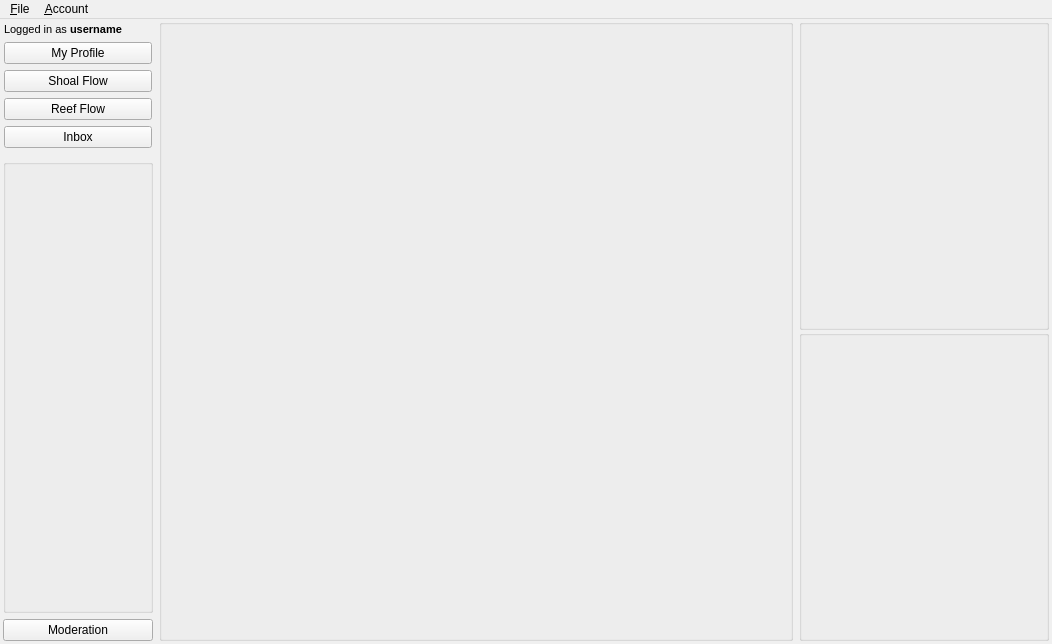
<?xml version="1.0" encoding="UTF-8"?>
<ui version="4.0">
 <class>Tidepool</class>
 <widget class="QMainWindow" name="Tidepool">
  <property name="enabled">
   <bool>true</bool>
  </property>
  <property name="geometry">
   <rect>
    <x>0</x>
    <y>0</y>
    <width>1052</width>
    <height>644</height>
   </rect>
  </property>
  <property name="palette">
   <palette>
    <active>
     <colorrole role="WindowText">
      <brush brushstyle="SolidPattern">
       <color alpha="255">
        <red>0</red>
        <green>0</green>
        <blue>0</blue>
       </color>
      </brush>
     </colorrole>
     <colorrole role="Button">
      <brush brushstyle="SolidPattern">
       <color alpha="255">
        <red>202</red>
        <green>202</green>
        <blue>202</blue>
       </color>
      </brush>
     </colorrole>
     <colorrole role="Light">
      <brush brushstyle="SolidPattern">
       <color alpha="255">
        <red>255</red>
        <green>255</green>
        <blue>255</blue>
       </color>
      </brush>
     </colorrole>
     <colorrole role="Midlight">
      <brush brushstyle="SolidPattern">
       <color alpha="255">
        <red>228</red>
        <green>228</green>
        <blue>228</blue>
       </color>
      </brush>
     </colorrole>
     <colorrole role="Dark">
      <brush brushstyle="SolidPattern">
       <color alpha="255">
        <red>101</red>
        <green>101</green>
        <blue>101</blue>
       </color>
      </brush>
     </colorrole>
     <colorrole role="Mid">
      <brush brushstyle="SolidPattern">
       <color alpha="255">
        <red>135</red>
        <green>135</green>
        <blue>135</blue>
       </color>
      </brush>
     </colorrole>
     <colorrole role="Text">
      <brush brushstyle="SolidPattern">
       <color alpha="255">
        <red>0</red>
        <green>0</green>
        <blue>0</blue>
       </color>
      </brush>
     </colorrole>
     <colorrole role="BrightText">
      <brush brushstyle="SolidPattern">
       <color alpha="255">
        <red>255</red>
        <green>255</green>
        <blue>255</blue>
       </color>
      </brush>
     </colorrole>
     <colorrole role="ButtonText">
      <brush brushstyle="SolidPattern">
       <color alpha="255">
        <red>0</red>
        <green>0</green>
        <blue>0</blue>
       </color>
      </brush>
     </colorrole>
     <colorrole role="Base">
      <brush brushstyle="SolidPattern">
       <color alpha="255">
        <red>255</red>
        <green>255</green>
        <blue>255</blue>
       </color>
      </brush>
     </colorrole>
     <colorrole role="Window">
      <brush brushstyle="SolidPattern">
       <color alpha="255">
        <red>202</red>
        <green>202</green>
        <blue>202</blue>
       </color>
      </brush>
     </colorrole>
     <colorrole role="Shadow">
      <brush brushstyle="SolidPattern">
       <color alpha="255">
        <red>0</red>
        <green>0</green>
        <blue>0</blue>
       </color>
      </brush>
     </colorrole>
     <colorrole role="AlternateBase">
      <brush brushstyle="SolidPattern">
       <color alpha="255">
        <red>228</red>
        <green>228</green>
        <blue>228</blue>
       </color>
      </brush>
     </colorrole>
     <colorrole role="ToolTipBase">
      <brush brushstyle="SolidPattern">
       <color alpha="255">
        <red>255</red>
        <green>255</green>
        <blue>220</blue>
       </color>
      </brush>
     </colorrole>
     <colorrole role="ToolTipText">
      <brush brushstyle="SolidPattern">
       <color alpha="255">
        <red>0</red>
        <green>0</green>
        <blue>0</blue>
       </color>
      </brush>
     </colorrole>
     <colorrole role="PlaceholderText">
      <brush brushstyle="SolidPattern">
       <color alpha="127">
        <red>0</red>
        <green>0</green>
        <blue>0</blue>
       </color>
      </brush>
     </colorrole>
    </active>
    <inactive>
     <colorrole role="WindowText">
      <brush brushstyle="SolidPattern">
       <color alpha="255">
        <red>0</red>
        <green>0</green>
        <blue>0</blue>
       </color>
      </brush>
     </colorrole>
     <colorrole role="Button">
      <brush brushstyle="SolidPattern">
       <color alpha="255">
        <red>240</red>
        <green>240</green>
        <blue>240</blue>
       </color>
      </brush>
     </colorrole>
     <colorrole role="Light">
      <brush brushstyle="SolidPattern">
       <color alpha="255">
        <red>255</red>
        <green>255</green>
        <blue>255</blue>
       </color>
      </brush>
     </colorrole>
     <colorrole role="Midlight">
      <brush brushstyle="SolidPattern">
       <color alpha="255">
        <red>227</red>
        <green>227</green>
        <blue>227</blue>
       </color>
      </brush>
     </colorrole>
     <colorrole role="Dark">
      <brush brushstyle="SolidPattern">
       <color alpha="255">
        <red>160</red>
        <green>160</green>
        <blue>160</blue>
       </color>
      </brush>
     </colorrole>
     <colorrole role="Mid">
      <brush brushstyle="SolidPattern">
       <color alpha="255">
        <red>160</red>
        <green>160</green>
        <blue>160</blue>
       </color>
      </brush>
     </colorrole>
     <colorrole role="Text">
      <brush brushstyle="SolidPattern">
       <color alpha="255">
        <red>0</red>
        <green>0</green>
        <blue>0</blue>
       </color>
      </brush>
     </colorrole>
     <colorrole role="BrightText">
      <brush brushstyle="SolidPattern">
       <color alpha="255">
        <red>255</red>
        <green>255</green>
        <blue>255</blue>
       </color>
      </brush>
     </colorrole>
     <colorrole role="ButtonText">
      <brush brushstyle="SolidPattern">
       <color alpha="255">
        <red>0</red>
        <green>0</green>
        <blue>0</blue>
       </color>
      </brush>
     </colorrole>
     <colorrole role="Base">
      <brush brushstyle="SolidPattern">
       <color alpha="255">
        <red>255</red>
        <green>255</green>
        <blue>255</blue>
       </color>
      </brush>
     </colorrole>
     <colorrole role="Window">
      <brush brushstyle="SolidPattern">
       <color alpha="255">
        <red>240</red>
        <green>240</green>
        <blue>240</blue>
       </color>
      </brush>
     </colorrole>
     <colorrole role="Shadow">
      <brush brushstyle="SolidPattern">
       <color alpha="255">
        <red>105</red>
        <green>105</green>
        <blue>105</blue>
       </color>
      </brush>
     </colorrole>
     <colorrole role="AlternateBase">
      <brush brushstyle="SolidPattern">
       <color alpha="255">
        <red>245</red>
        <green>245</green>
        <blue>245</blue>
       </color>
      </brush>
     </colorrole>
     <colorrole role="ToolTipBase">
      <brush brushstyle="SolidPattern">
       <color alpha="255">
        <red>255</red>
        <green>255</green>
        <blue>220</blue>
       </color>
      </brush>
     </colorrole>
     <colorrole role="ToolTipText">
      <brush brushstyle="SolidPattern">
       <color alpha="255">
        <red>0</red>
        <green>0</green>
        <blue>0</blue>
       </color>
      </brush>
     </colorrole>
     <colorrole role="PlaceholderText">
      <brush brushstyle="SolidPattern">
       <color alpha="128">
        <red>0</red>
        <green>0</green>
        <blue>0</blue>
       </color>
      </brush>
     </colorrole>
    </inactive>
    <disabled>
     <colorrole role="WindowText">
      <brush brushstyle="SolidPattern">
       <color alpha="255">
        <red>101</red>
        <green>101</green>
        <blue>101</blue>
       </color>
      </brush>
     </colorrole>
     <colorrole role="Button">
      <brush brushstyle="SolidPattern">
       <color alpha="255">
        <red>202</red>
        <green>202</green>
        <blue>202</blue>
       </color>
      </brush>
     </colorrole>
     <colorrole role="Light">
      <brush brushstyle="SolidPattern">
       <color alpha="255">
        <red>255</red>
        <green>255</green>
        <blue>255</blue>
       </color>
      </brush>
     </colorrole>
     <colorrole role="Midlight">
      <brush brushstyle="SolidPattern">
       <color alpha="255">
        <red>228</red>
        <green>228</green>
        <blue>228</blue>
       </color>
      </brush>
     </colorrole>
     <colorrole role="Dark">
      <brush brushstyle="SolidPattern">
       <color alpha="255">
        <red>101</red>
        <green>101</green>
        <blue>101</blue>
       </color>
      </brush>
     </colorrole>
     <colorrole role="Mid">
      <brush brushstyle="SolidPattern">
       <color alpha="255">
        <red>135</red>
        <green>135</green>
        <blue>135</blue>
       </color>
      </brush>
     </colorrole>
     <colorrole role="Text">
      <brush brushstyle="SolidPattern">
       <color alpha="255">
        <red>101</red>
        <green>101</green>
        <blue>101</blue>
       </color>
      </brush>
     </colorrole>
     <colorrole role="BrightText">
      <brush brushstyle="SolidPattern">
       <color alpha="255">
        <red>255</red>
        <green>255</green>
        <blue>255</blue>
       </color>
      </brush>
     </colorrole>
     <colorrole role="ButtonText">
      <brush brushstyle="SolidPattern">
       <color alpha="255">
        <red>101</red>
        <green>101</green>
        <blue>101</blue>
       </color>
      </brush>
     </colorrole>
     <colorrole role="Base">
      <brush brushstyle="SolidPattern">
       <color alpha="255">
        <red>202</red>
        <green>202</green>
        <blue>202</blue>
       </color>
      </brush>
     </colorrole>
     <colorrole role="Window">
      <brush brushstyle="SolidPattern">
       <color alpha="255">
        <red>202</red>
        <green>202</green>
        <blue>202</blue>
       </color>
      </brush>
     </colorrole>
     <colorrole role="Shadow">
      <brush brushstyle="SolidPattern">
       <color alpha="255">
        <red>0</red>
        <green>0</green>
        <blue>0</blue>
       </color>
      </brush>
     </colorrole>
     <colorrole role="AlternateBase">
      <brush brushstyle="SolidPattern">
       <color alpha="255">
        <red>245</red>
        <green>245</green>
        <blue>245</blue>
       </color>
      </brush>
     </colorrole>
     <colorrole role="ToolTipBase">
      <brush brushstyle="SolidPattern">
       <color alpha="255">
        <red>255</red>
        <green>255</green>
        <blue>220</blue>
       </color>
      </brush>
     </colorrole>
     <colorrole role="ToolTipText">
      <brush brushstyle="SolidPattern">
       <color alpha="255">
        <red>0</red>
        <green>0</green>
        <blue>0</blue>
       </color>
      </brush>
     </colorrole>
     <colorrole role="PlaceholderText">
      <brush brushstyle="SolidPattern">
       <color alpha="128">
        <red>0</red>
        <green>0</green>
        <blue>0</blue>
       </color>
      </brush>
     </colorrole>
    </disabled>
   </palette>
  </property>
  <property name="windowTitle">
   <string>Tidepool</string>
  </property>
  <property name="autoFillBackground">
   <bool>true</bool>
  </property>
  <property name="tabShape">
   <enum>QTabWidget::Rounded</enum>
  </property>
  <widget class="QWidget" name="mainColumns">
   <layout class="QHBoxLayout" name="horizontalLayout_2">
    <property name="leftMargin">
     <number>3</number>
    </property>
    <property name="topMargin">
     <number>0</number>
    </property>
    <property name="rightMargin">
     <number>3</number>
    </property>
    <property name="bottomMargin">
     <number>3</number>
    </property>
    <item>
     <widget class="QWidget" name="navList" native="true">
      <property name="enabled">
       <bool>true</bool>
      </property>
      <layout class="QVBoxLayout" name="navListLayout">
       <property name="spacing">
        <number>0</number>
       </property>
       <property name="leftMargin">
        <number>0</number>
       </property>
       <property name="topMargin">
        <number>0</number>
       </property>
       <property name="rightMargin">
        <number>0</number>
       </property>
       <property name="bottomMargin">
        <number>0</number>
       </property>
       <item>
        <widget class="QWidget" name="quickButtons" native="true">
         <property name="sizePolicy">
          <sizepolicy hsizetype="Fixed" vsizetype="Fixed">
           <horstretch>0</horstretch>
           <verstretch>0</verstretch>
          </sizepolicy>
         </property>
         <property name="maximumSize">
          <size>
           <width>200</width>
           <height>16777215</height>
          </size>
         </property>
         <layout class="QVBoxLayout" name="mainPages">
          <property name="sizeConstraint">
           <enum>QLayout::SetDefaultConstraint</enum>
          </property>
          <property name="leftMargin">
           <number>1</number>
          </property>
          <property name="topMargin">
           <number>4</number>
          </property>
          <property name="rightMargin">
           <number>1</number>
          </property>
          <property name="bottomMargin">
           <number>1</number>
          </property>
          <item>
           <layout class="QHBoxLayout" name="loggedInLayout">
            <property name="spacing">
             <number>0</number>
            </property>
            <property name="topMargin">
             <number>0</number>
            </property>
            <item>
             <widget class="QLabel" name="loggedInLabel">
              <property name="sizePolicy">
               <sizepolicy hsizetype="Fixed" vsizetype="Preferred">
                <horstretch>0</horstretch>
                <verstretch>0</verstretch>
               </sizepolicy>
              </property>
              <property name="font">
               <font>
                <pointsize>8</pointsize>
               </font>
              </property>
              <property name="text">
               <string>Logged in as </string>
              </property>
             </widget>
            </item>
            <item>
             <widget class="QLabel" name="loggedInUserLabel">
              <property name="font">
               <font>
                <pointsize>8</pointsize>
                <bold>true</bold>
               </font>
              </property>
              <property name="text">
               <string>username</string>
              </property>
             </widget>
            </item>
           </layout>
          </item>
          <item>
           <widget class="QPushButton" name="profileButton">
            <property name="sizePolicy">
             <sizepolicy hsizetype="Minimum" vsizetype="Maximum">
              <horstretch>0</horstretch>
              <verstretch>0</verstretch>
             </sizepolicy>
            </property>
            <property name="maximumSize">
             <size>
              <width>200</width>
              <height>30</height>
             </size>
            </property>
            <property name="text">
             <string>My Profile</string>
            </property>
            <property name="autoRepeat">
             <bool>false</bool>
            </property>
            <property name="autoDefault">
             <bool>false</bool>
            </property>
           </widget>
          </item>
          <item>
           <widget class="QPushButton" name="shoalFlowButton">
            <property name="sizePolicy">
             <sizepolicy hsizetype="Minimum" vsizetype="Maximum">
              <horstretch>0</horstretch>
              <verstretch>0</verstretch>
             </sizepolicy>
            </property>
            <property name="maximumSize">
             <size>
              <width>200</width>
              <height>30</height>
             </size>
            </property>
            <property name="text">
             <string>Shoal Flow</string>
            </property>
           </widget>
          </item>
          <item>
           <widget class="QPushButton" name="reefFlowButton">
            <property name="sizePolicy">
             <sizepolicy hsizetype="Fixed" vsizetype="Maximum">
              <horstretch>0</horstretch>
              <verstretch>0</verstretch>
             </sizepolicy>
            </property>
            <property name="maximumSize">
             <size>
              <width>200</width>
              <height>30</height>
             </size>
            </property>
            <property name="text">
             <string>Reef Flow</string>
            </property>
           </widget>
          </item>
          <item>
           <widget class="QPushButton" name="inboxButton">
            <property name="text">
             <string>Inbox</string>
            </property>
           </widget>
          </item>
         </layout>
        </widget>
       </item>
       <item>
        <spacer name="horizontalSpacer">
         <property name="orientation">
          <enum>Qt::Horizontal</enum>
         </property>
         <property name="sizeType">
          <enum>QSizePolicy::Fixed</enum>
         </property>
         <property name="sizeHint" stdset="0">
          <size>
           <width>150</width>
           <height>5</height>
          </size>
         </property>
        </spacer>
       </item>
       <item>
        <spacer name="verticalSpacer">
         <property name="orientation">
          <enum>Qt::Vertical</enum>
         </property>
         <property name="sizeType">
          <enum>QSizePolicy::Fixed</enum>
         </property>
         <property name="sizeHint" stdset="0">
          <size>
           <width>20</width>
           <height>5</height>
          </size>
         </property>
        </spacer>
       </item>
       <item>
        <widget class="QGroupBox" name="menuCustom">
         <property name="sizePolicy">
          <sizepolicy hsizetype="Maximum" vsizetype="Expanding">
           <horstretch>0</horstretch>
           <verstretch>0</verstretch>
          </sizepolicy>
         </property>
         <property name="maximumSize">
          <size>
           <width>200</width>
           <height>16777215</height>
          </size>
         </property>
         <property name="title">
          <string/>
         </property>
         <layout class="QVBoxLayout" name="MCLayout">
          <property name="spacing">
           <number>0</number>
          </property>
          <property name="leftMargin">
           <number>0</number>
          </property>
          <property name="topMargin">
           <number>0</number>
          </property>
          <property name="rightMargin">
           <number>0</number>
          </property>
          <property name="bottomMargin">
           <number>0</number>
          </property>
         </layout>
        </widget>
       </item>
       <item>
        <widget class="QWidget" name="modMenu" native="true">
         <layout class="QVBoxLayout" name="verticalLayout">
          <property name="spacing">
           <number>0</number>
          </property>
          <property name="leftMargin">
           <number>0</number>
          </property>
          <property name="topMargin">
           <number>6</number>
          </property>
          <property name="rightMargin">
           <number>0</number>
          </property>
          <property name="bottomMargin">
           <number>0</number>
          </property>
          <item>
           <widget class="QPushButton" name="modButton">
            <property name="text">
             <string>Moderation</string>
            </property>
           </widget>
          </item>
         </layout>
        </widget>
       </item>
      </layout>
     </widget>
    </item>
    <item>
     <layout class="QVBoxLayout" name="mainWidget">
      <property name="spacing">
       <number>0</number>
      </property>
      <item>
       <widget class="QGroupBox" name="mainViewBox">
        <property name="sizePolicy">
         <sizepolicy hsizetype="MinimumExpanding" vsizetype="Expanding">
          <horstretch>0</horstretch>
          <verstretch>0</verstretch>
         </sizepolicy>
        </property>
        <property name="minimumSize">
         <size>
          <width>400</width>
          <height>0</height>
         </size>
        </property>
        <property name="title">
         <string/>
        </property>
        <layout class="QVBoxLayout" name="MVLayout">
         <property name="spacing">
          <number>0</number>
         </property>
         <property name="leftMargin">
          <number>0</number>
         </property>
         <property name="topMargin">
          <number>0</number>
         </property>
         <property name="rightMargin">
          <number>0</number>
         </property>
         <property name="bottomMargin">
          <number>0</number>
         </property>
        </layout>
       </widget>
      </item>
     </layout>
    </item>
    <item>
     <widget class="QWidget" name="infoPanels" native="true">
      <property name="enabled">
       <bool>true</bool>
      </property>
      <layout class="QVBoxLayout" name="infoPanelsLayout">
       <property name="spacing">
        <number>0</number>
       </property>
       <property name="leftMargin">
        <number>0</number>
       </property>
       <property name="topMargin">
        <number>0</number>
       </property>
       <property name="rightMargin">
        <number>0</number>
       </property>
       <property name="bottomMargin">
        <number>0</number>
       </property>
       <item>
        <widget class="QGroupBox" name="rightTopCustom">
         <property name="sizePolicy">
          <sizepolicy hsizetype="Maximum" vsizetype="Expanding">
           <horstretch>0</horstretch>
           <verstretch>0</verstretch>
          </sizepolicy>
         </property>
         <property name="minimumSize">
          <size>
           <width>250</width>
           <height>0</height>
          </size>
         </property>
         <property name="title">
          <string/>
         </property>
         <layout class="QVBoxLayout" name="RTCLayout">
          <property name="spacing">
           <number>0</number>
          </property>
          <property name="leftMargin">
           <number>0</number>
          </property>
          <property name="topMargin">
           <number>0</number>
          </property>
          <property name="rightMargin">
           <number>0</number>
          </property>
          <property name="bottomMargin">
           <number>0</number>
          </property>
         </layout>
        </widget>
       </item>
       <item>
        <widget class="QGroupBox" name="rightBottomCustom">
         <property name="sizePolicy">
          <sizepolicy hsizetype="Maximum" vsizetype="Expanding">
           <horstretch>0</horstretch>
           <verstretch>0</verstretch>
          </sizepolicy>
         </property>
         <property name="minimumSize">
          <size>
           <width>250</width>
           <height>0</height>
          </size>
         </property>
         <property name="title">
          <string/>
         </property>
         <layout class="QVBoxLayout" name="RBCLayout">
          <property name="spacing">
           <number>0</number>
          </property>
          <property name="leftMargin">
           <number>0</number>
          </property>
          <property name="topMargin">
           <number>0</number>
          </property>
          <property name="rightMargin">
           <number>0</number>
          </property>
          <property name="bottomMargin">
           <number>0</number>
          </property>
         </layout>
        </widget>
       </item>
      </layout>
     </widget>
    </item>
   </layout>
  </widget>
  <widget class="QMenuBar" name="menuBar">
   <property name="geometry">
    <rect>
     <x>0</x>
     <y>0</y>
     <width>1052</width>
     <height>21</height>
    </rect>
   </property>
   <widget class="QMenu" name="menu_File">
    <property name="title">
     <string>&amp;File</string>
    </property>
    <widget class="QMenu" name="menuPreferences">
     <property name="title">
      <string>Customization</string>
     </property>
     <widget class="QMenu" name="menuLeft_Menu">
      <property name="title">
       <string>Quick Menu</string>
      </property>
      <addaction name="actionMenuShoal"/>
      <addaction name="actionMenuReef"/>
     </widget>
     <widget class="QMenu" name="menuTop_Mini_View">
      <property name="title">
       <string>Top Mini View</string>
      </property>
      <addaction name="actionTopProfile"/>
      <addaction name="actionTopShoals"/>
      <addaction name="actionTopReef"/>
      <addaction name="actionTopInbox"/>
      <addaction name="actionTopInfo"/>
      <addaction name="actionTopTank"/>
      <addaction name="actionTopHidden"/>
     </widget>
     <widget class="QMenu" name="menuBottom_Mini_View">
      <property name="title">
       <string>Bottom Mini View</string>
      </property>
      <addaction name="actionBottomProfile"/>
      <addaction name="actionBottomShoals"/>
      <addaction name="actionBottomReef"/>
      <addaction name="actionBottomInbox"/>
      <addaction name="actionBottomInfo"/>
      <addaction name="actionBottomTank"/>
      <addaction name="actionBottomHidden"/>
     </widget>
     <widget class="QMenu" name="menuMain_View">
      <property name="title">
       <string>Main View</string>
      </property>
      <addaction name="actionProfile"/>
      <addaction name="actionShoals_Flow"/>
      <addaction name="actionReef_Flow"/>
      <addaction name="actionInbox"/>
     </widget>
     <widget class="QMenu" name="menuTheme">
      <property name="title">
       <string>Theme</string>
      </property>
      <addaction name="actionFroth"/>
      <addaction name="actionDeep_Sea"/>
      <addaction name="actionOcean"/>
      <addaction name="actionSeaweed"/>
      <addaction name="actionBeach"/>
      <addaction name="actionRiverbed"/>
      <addaction name="actionJelly"/>
      <addaction name="actionCoral"/>
     </widget>
     <addaction name="menuLeft_Menu"/>
     <addaction name="menuTop_Mini_View"/>
     <addaction name="menuBottom_Mini_View"/>
     <addaction name="menuMain_View"/>
     <addaction name="menuTheme"/>
    </widget>
    <addaction name="menuPreferences"/>
    <addaction name="actionExit"/>
   </widget>
   <widget class="QMenu" name="menuAccount">
    <property name="title">
     <string>&amp;Account</string>
    </property>
    <addaction name="actionAccount_Settings"/>
    <addaction name="actionLog_Out"/>
   </widget>
   <addaction name="menu_File"/>
   <addaction name="menuAccount"/>
  </widget>
  <action name="actionExit">
   <property name="text">
    <string>Exit</string>
   </property>
  </action>
  <action name="actionAccount_Settings">
   <property name="text">
    <string>Account Settings</string>
   </property>
  </action>
  <action name="actionLog_Out">
   <property name="text">
    <string>Log Out</string>
   </property>
  </action>
  <action name="actionMenuShoal">
   <property name="text">
    <string>Shoals</string>
   </property>
  </action>
  <action name="actionMenuReef">
   <property name="text">
    <string>Reef</string>
   </property>
  </action>
  <action name="actionTopProfile">
   <property name="text">
    <string>Profile</string>
   </property>
  </action>
  <action name="actionTopShoals">
   <property name="text">
    <string>Shoals</string>
   </property>
  </action>
  <action name="actionTopReef">
   <property name="text">
    <string>Reef</string>
   </property>
  </action>
  <action name="actionTopInbox">
   <property name="text">
    <string>Inbox</string>
   </property>
  </action>
  <action name="actionTopInfo">
   <property name="text">
    <string>Info</string>
   </property>
  </action>
  <action name="actionTopTank">
   <property name="text">
    <string>Tank</string>
   </property>
  </action>
  <action name="actionBottomProfile">
   <property name="text">
    <string>Profile</string>
   </property>
  </action>
  <action name="actionBottomShoals">
   <property name="text">
    <string>Shoals</string>
   </property>
  </action>
  <action name="actionBottomReef">
   <property name="text">
    <string>Reef</string>
   </property>
  </action>
  <action name="actionBottomInbox">
   <property name="text">
    <string>Inbox</string>
   </property>
  </action>
  <action name="actionBottomInfo">
   <property name="text">
    <string>Info</string>
   </property>
  </action>
  <action name="actionBottomTank">
   <property name="text">
    <string>Tank</string>
   </property>
  </action>
  <action name="actionTopHidden">
   <property name="text">
    <string>Hidden</string>
   </property>
  </action>
  <action name="actionBottomHidden">
   <property name="text">
    <string>Hidden</string>
   </property>
  </action>
  <action name="actionProfile">
   <property name="text">
    <string>Profile</string>
   </property>
  </action>
  <action name="actionShoals_Flow">
   <property name="text">
    <string>Shoals Flow</string>
   </property>
  </action>
  <action name="actionReef_Flow">
   <property name="text">
    <string>Reef Flow</string>
   </property>
  </action>
  <action name="actionInbox">
   <property name="text">
    <string>Inbox</string>
   </property>
  </action>
  <action name="actionFroth">
   <property name="text">
    <string>Froth</string>
   </property>
  </action>
  <action name="actionDeep_Sea">
   <property name="text">
    <string>Deep Sea</string>
   </property>
  </action>
  <action name="actionOcean">
   <property name="text">
    <string>Ocean</string>
   </property>
  </action>
  <action name="actionSeaweed">
   <property name="text">
    <string>Seaweed</string>
   </property>
  </action>
  <action name="actionBeach">
   <property name="text">
    <string>Beach</string>
   </property>
  </action>
  <action name="actionRiverbed">
   <property name="text">
    <string>Riverbed</string>
   </property>
  </action>
  <action name="actionJelly">
   <property name="text">
    <string>Jelly</string>
   </property>
  </action>
  <action name="actionCoral">
   <property name="text">
    <string>Coral</string>
   </property>
  </action>
 </widget>
 <resources/>
 <connections/>
</ui>
